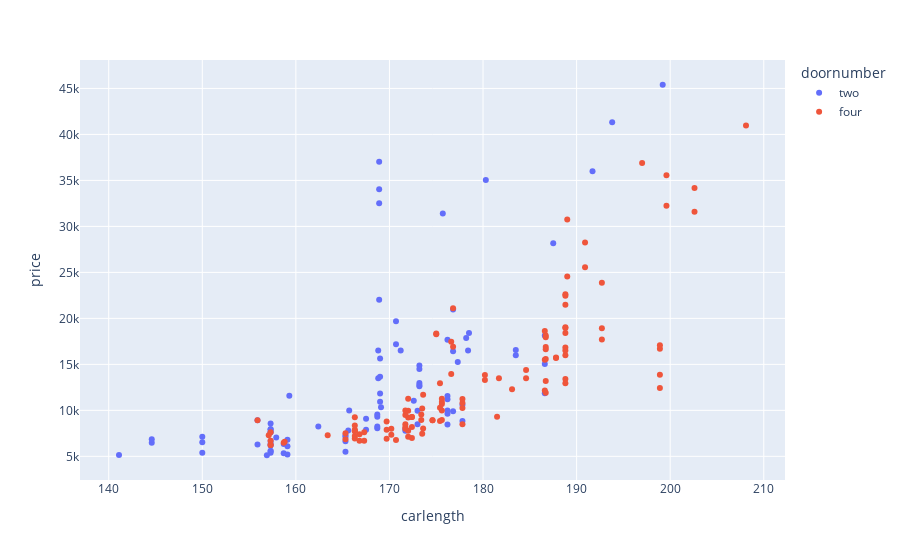

The notebook cell this image was saved under:
### Markdown cell above
##### convertible, sedan and hardtop cars are costliers than others.
##### hardtop cars are very less manufactured but their price is also higher.
##### very few cars have engine at rear but if they have their price is higher.
##### ohc is the most type of engine used in cars and ohcv is used only in costly cars.
##### mostly cars have 4 no of cylinders.
##### if a car have higher no of cylinders then its price is also higher.
##### mpfi and 2bbl are the most commonly fuel system used in cars.
##### idi and spdi type of fuel system is used only in costly cars.

### Code cell
px.scatter(data_frame = df, x = 'carlength', y = 'price', color = 'doornumber')
